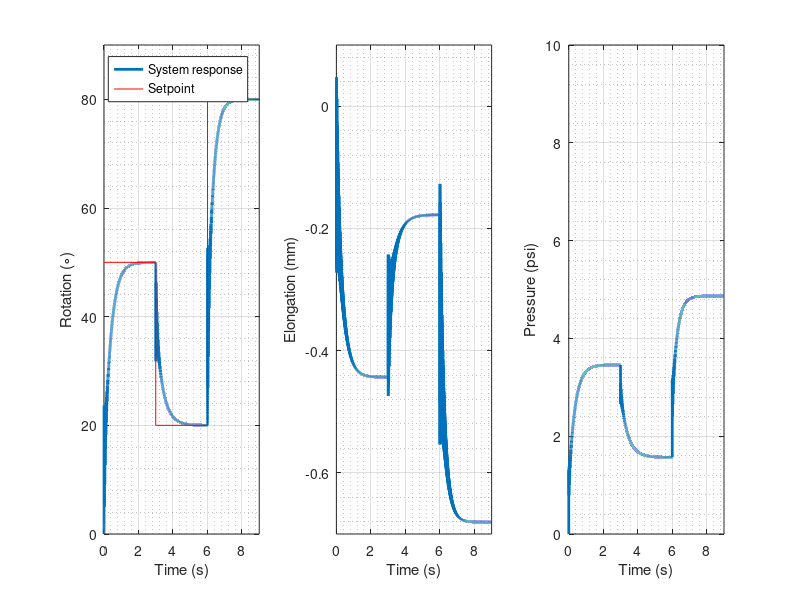

The MATLAB source for this figure:
function PID
%% Function PID control: Simulates PID control of the FREE
% Created: June 2019 by Soheil Habibian
% Latest Revision: October 4, 2019
% Remove all variables from the workspace
clc;
% clear open figure windows
clf;
%% Establish global variables
global Gamma L R m_l I_l M_l F_l ke kt ce ct kp kd ki Pmax t dphi ddphi dphi_int
%% Constants (based on values in Clayton's report)
Gamma = (-40)*pi/180;   % fiber angle of relaxed FREE [rad]
L = 0.12;               % length of relaxed FREE [m]
R = 0.007;              % radius of relaxed FREE [m]
m_l = 0.028;            % mass of end cap [kg]
I_l = m_l*R^2;          % mass moment of inertia of end cap [kg.m^2]
Pmax = 10;      % Max pressure [psi]
%% External load and torque
M_l = 0;                % external torque
F_l = m_l*9.81;         % external force
%% Stiffness and damping factors of FREE
ke = 16478;           % FREE's stiffness [N/m]
kt = 0.0862;           % FREE's torsional stiffness [Nm/rad]
ce = 0.34;                 % FREE's axial stiffness [N-s/m]
ct = 0.0000397;             % FREE's torsional damping constant [Nm-s/rad]
%% PID control gains
kp = 10342;%(0.6)*17236.9;      % porpotional gain [Pa/rad]
ki = 94803;% 5.5*17236.9;       % porpotional gain [Pa/rad-s]
kd = 0;%0.15*17236.9;                % derivative gain [Pa-s/rad]
%% Trajectory planning parameters
phi_f1 = 50*pi/180;    % desired rotation [rad]
phi_f2 = 20*pi/180;    % desired rotation [rad]
phi_f3 = 80*pi/180;    % desired rotation [rad]
%% Perform Simlation
inc = 9;                % length of the whole simulation
tspan = [0 inc];
opts = odeset('RelTol',1e-6,'AbsTol',1e-6);
[t,y] = ode45(@freefunction,tspan,[0 0 0 0 0],opts);
%% Create first figure of results
% figure('NumberTitle','off',...
%     'Position',[100 150 900 400])

% Calculate pressure for plotting based on controller (P must be > 0)
N = length(t);
Pplot = zeros(1,N);
dphi = zeros(1,N);
ddphi = zeros(1,N);
dphi_int = zeros(1,N);

for ii=1:N
    if (0 < t(ii)) && (t(ii) <= inc/3)                    % 1st step starts here
        dphi(ii) = phi_f1;
        ddphi(ii) = 0;
        dphi_int(ii) = phi_f1*(t(ii));

    elseif (inc/3 < t(ii)) && (t(ii) <= 2*inc/3)          % 2nd step starts here

         dphi(ii) = phi_f2;
         ddphi(ii) = 0;
         dphi_int(ii) = phi_f2*(t(ii)-inc/3)...
             + phi_f1*(inc/3);

    else                                       % 3rd step starts here

        dphi(ii) = phi_f3;
        ddphi(ii) = 0;
        dphi_int(ii) = phi_f3*(t(ii)-2*inc/3)...
            + phi_f2*(inc/3)...
            + phi_f1*(inc/3);

    end
    
   Pplot(ii) = kp*(dphi(ii)-y(ii,2)) + kd*(ddphi(ii)-y(ii,4))+ ki*(dphi_int(ii)-y(ii,5));  % PID control of Pressure
if Pplot(ii) < 0
    Pplot(ii) = 0;
elseif Pplot(ii) > Pmax*6894.76
    Pplot(ii) = Pmax*6894.76;
end
    
end

% Plot rotation response and trajectory
subplot(1,3,1)
plot(t,y(:,2)*180/pi,'LineWidth',2);
hold on

line([0,inc/3],[phi_f1*180/pi,phi_f1*180/pi],'Color','red');
line([inc/3,inc/3],[phi_f1*180/pi,phi_f2*180/pi],'Color','red');
line([inc/3,2*inc/3],[phi_f2*180/pi,phi_f2*180/pi],'Color','red');
line([2*inc/3,2*inc/3],[phi_f2*180/pi,phi_f3*180/pi],'Color','red');
line([2*inc/3,inc],[phi_f3*180/pi,phi_f3*180/pi],'Color','red');

xlabel('Time (s)');	
ylabel('Rotation (\circ)');
legend('System response','Setpoint','Location', 'Best')
grid on; grid minor
axis([0 9 0 90]);

% Plot elongation response and trajectory
subplot(1,3,2)
plot(t,y(:,1)*1000,'LineWidth',2);
xlabel('Time (s)');	
ylabel('Elongation (mm)');
grid on; grid minor
axis([0 9 -0.7 0.1]);

% Plot pressure
subplot(1,3,3)
plot(t,Pplot/6894.76,'LineWidth',2);
xlabel('Time (s)');
ylabel('Pressure (psi)')
grid on; grid minor;
hold on
axis([0 9 0 10])

function ydot = freefunction(t,y)
%%  freefunction(t,y): Simulating the dynamic response of a FREE
% Created: October 2018 by Soheil Habibian
% Latest Revision: November 17, 2018 by Keith W. Buffinton
%% variables S(elongation), phi(rotation), derivatives, and integral
% y(1) = s
% y(2) = phi
% y(3) = sdot
% y(4) = phidot
% y(5) = phiint

ydot(1)= y(3);
ydot(2)= y(4);
ydot(5)= y(2);
%% Calculate pressure based on controller (P must be non-negative)
if (0 < t) && (t <= inc/3)                    % 1st step starts here
    dphi = phi_f1;
    ddphi = 0;
    dphi_int = phi_f1*(t);
    
elseif (inc/3 < t) && (t <= 2*inc/3)          % 2nd step starts here
    
     dphi = phi_f2;
     ddphi = 0;
     dphi_int = phi_f2*(t-inc/3)...
         + phi_f1*(inc/3);

else          % 3rd step starts here

    dphi = phi_f3;
    ddphi= 0;
    dphi_int = phi_f3*(t-2*inc/3)...
         + phi_f2*(inc/3)...
         + phi_f1*(inc/3);
        
end


P = kp*(dphi-y(2)) + kd*(ddphi-y(4))+ ki*(dphi_int-y(5));  % PID control of Pressure
if P < 0
    P = 0;
elseif P > Pmax*6894.76
    P = Pmax*6894.76;
end

%% Geometrical relationships
gamma = acos((L+y(1))*cos(Gamma)/L);       % deformed fiber angle
r = L*tan(gamma)/(L*tan(Gamma)/R + y(2));  % deformed radius

%% Elastomer's force and torque
F_e = -ke*y(1) - ce*y(3);                  % elastomer force (stiffness)
M_e = -kt*y(2) - ct*y(4);                  % elastomer torque (torsional stiffness)

%% Differential equations
ydot(3) = (P*pi*r^2*(1-2*cot(gamma)^2) + F_l + F_e)/m_l;
ydot(4) = (-2*P*pi*r^3*cot(gamma) + M_l + M_e)/I_l;
ydot=ydot';
end
end
